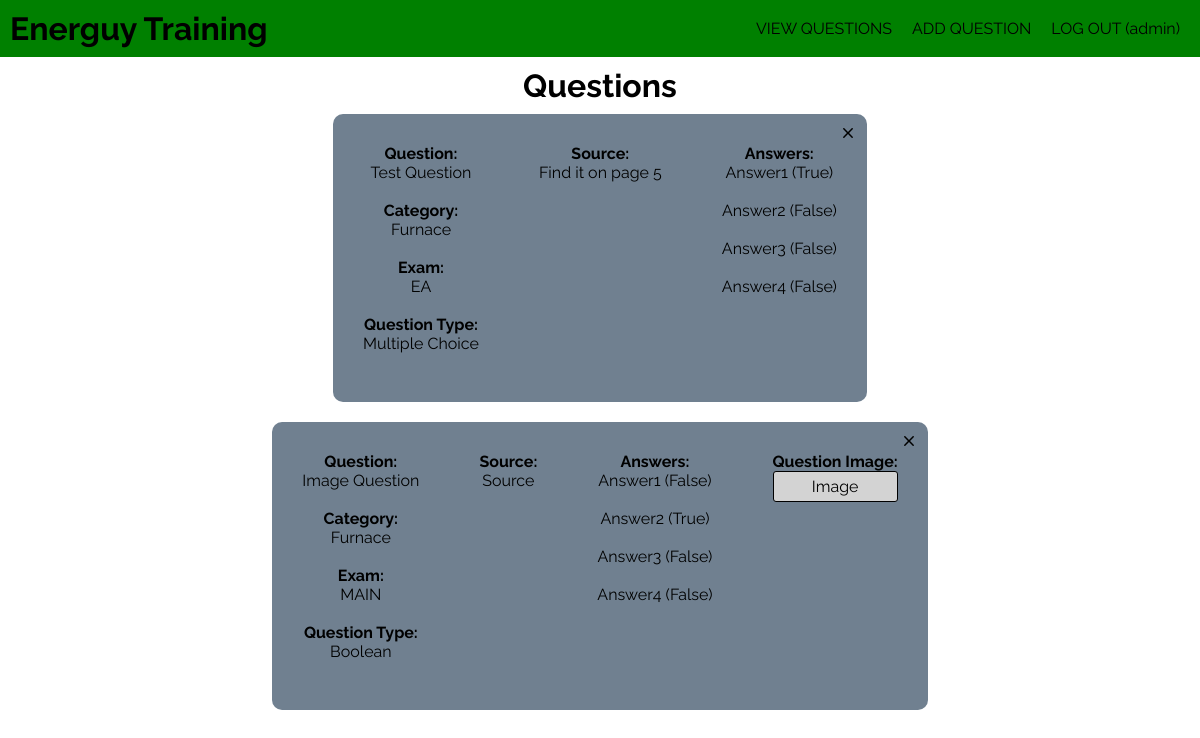
Before: /questions (signed in) with the older database file.
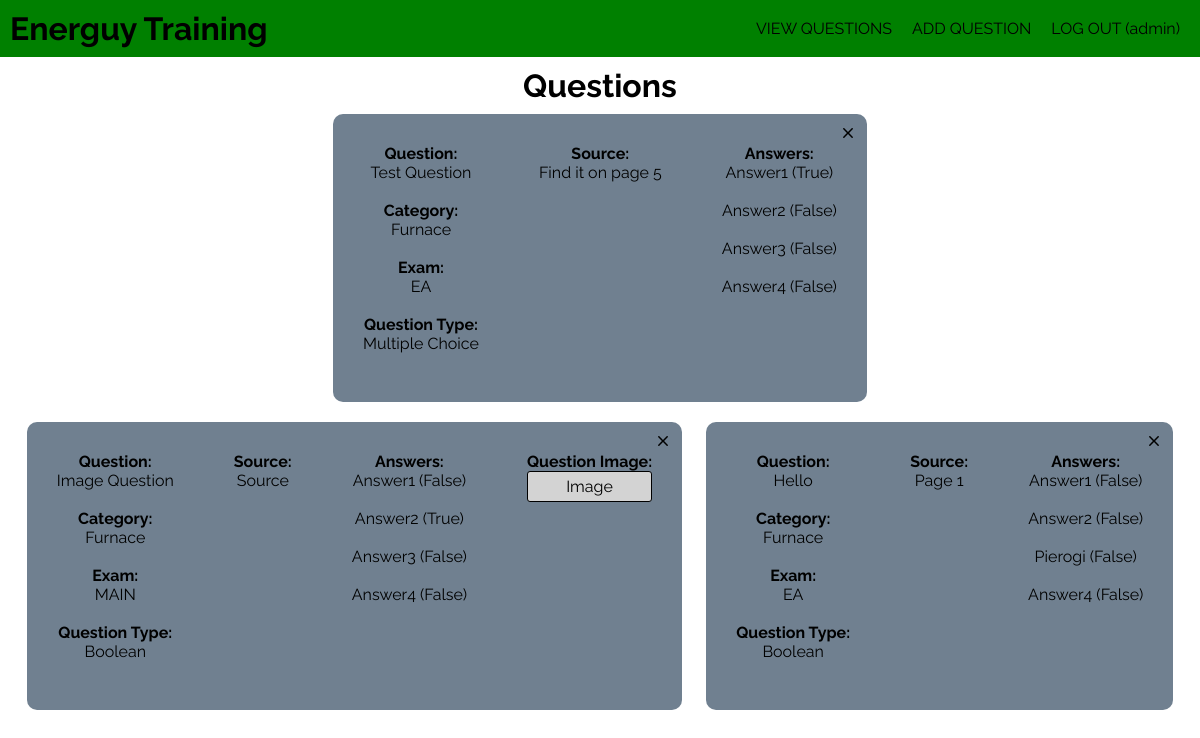
After: the same page with the newer database file.
### package/models.py (models this page shows, shortened)
class User(db.Model, UserMixin):
  id = db.Column(db.Integer, primary_key=True)
  username = db.Column(db.String(20), unique=True, nullable=False)
  password = db.Column(db.String(60), nullable=False)

class Question(db.Model):
  id = db.Column(db.Integer, primary_key=True)
  exam = db.Column(db.String(10), nullable=False)
  category = db.Column(db.String(10), nullable=False)
  question = db.Column(db.String(100), nullable=False)
  question_type = db.Column(db.String(100), nullable=False)
  question_image = db.Column(db.String(100), nullable=True)
  answer_1 = db.Column(db.String(100), nullable=False)
  answer_2 = db.Column(db.String(100), nullable=False)
  answer_3 = db.Column(db.String(100), nullable=False)
  answer_4 = db.Column(db.String(100), nullable=False)
  source = db.Column(db.String(100), nullable=False)

### package/routes.py (the view)
@app.route('/questions', methods=['GET', 'POST'])
@login_required
def questions():
  questions = Question.query.all()
  return render_template('questions.html', title = 'Questions', questions=questions)

### package/__init__.py (called while the page is built)
@login_manager.user_loader
def load_user(user_id):
  return User.query.get(int(user_id))

### package/templates/questions.html
{% extends 'base.html' %}
{% block content %}
  <div class="content">
    <h1>Questions</h1>
    {% for question in questions %}
      <div class="question-container">
        <div>
          <h4>Question:</h4>
          <p>{{ question.question }}</p>
          <br>
          <h4>Category:</h4>
          <p>{{ question.category }}</p>
          <br>
          <h4>Exam:</h4>
          <p>{{ question.exam}}</p>
          <br>
          <h4>Question Type:</h4>
          <p>{{ question.question_type }}</p>
          <br>
        </div>
        <div>
          <h4>Source:</h4>
          <p>{{ question.source }}</p>
          <br>
        </div>
        <div>
          <h4>Answers:</h4>
          <p>{{ question.answer_1 }}</p><br>
          <p>{{ question.answer_2 }}</p><br>
          <p>{{ question.answer_3 }}</p><br>
          <p>{{ question.answer_4 }}</p><br>
        </div>
        {% if question.question_image %}
          <div>
            <h4>Question Image:</h4>
            <a target="_blank" class="image-link" href="{{ url_for('static', filename='images/' + question.question_image) }}">Image</a>
          </div>
        {% endif %}
        <a href="/delete/{{ question.id }}">
          <img class="close" src="{{ url_for('static', filename='icons/close.svg') }}">
        </a>
      </div>
    {% endfor %}
  </div>
{% endblock content %}

### package/templates/base.html (shortened to what this page needs)
<!DOCTYPE html>
<html>
  <head>
    <link rel='stylesheet' type='text/css' href="{{ url_for('static', filename='styles.css') }}">
  </head>
  <body>
    <header>
      <a href="{{ url_for('home') }}">
        <h1>Energuy Training</h1>
      </a>
      <nav>
        <ul>
          <a href="{{ url_for('questions') }}">
            VIEW QUESTIONS
          </a>
          <a href="{{ url_for('add_question') }}">
            ADD QUESTION
          </a>
          {% if current_user.is_authenticated %}
            <a href="{{ url_for('logout') }}">
              LOG OUT ({{ current_user.username }})
            </a>
          {% else %}
            <a href="{{ url_for('login') }}">
              LOG IN
            </a>
          {% endif %}
        </ul>
      </nav>
    </header>
    <div class="container">
      {% block content %}
      {% endblock %}
    </div>
  </body>
</html>

### package/static/styles.css (style rules this page uses)
* { padding: 0; margin: 0; box-sizing: border-box; font-family: 'Raleway', sans-serif; }
header { background-color: green; display: flex; position: relative; }
header h1 { padding: 10px; }
header nav { position: absolute; height: 100%; right: 10px; }
header nav ul { position: relative; height: 100%; display: flex; list-style-type: none; }
a { text-decoration: none; color: black }
header nav ul a { display: inline-flex; align-items: center; padding: 10px; }
.container { padding: 10px; }
.content { display: block; margin: auto; text-align: center; }
ul { list-style-type: none; }
.question-container { position: relative; display: inline-flex; background-color: slategray; margin: 10px; border-radius: 10px; }
.question-container div { display: block; padding: 30px; margin: 0 auto; }
.close { position: absolute; right: 10px; top: 10px; }
.image-link { background-color: lightgray; padding: 5px; border: 1px solid black; border-radius: 3px; display: block; }

Changed rows visible on the page:
added Question: question "Hello", category "Furnace", exam "EA", question_type "Boolean", source "Page 1", answer_1 "Answer1 (False)", answer_2 "Answer2 (False)", answer_3 "Pierogi (False)", answer_4 "Answer4 (False)"
